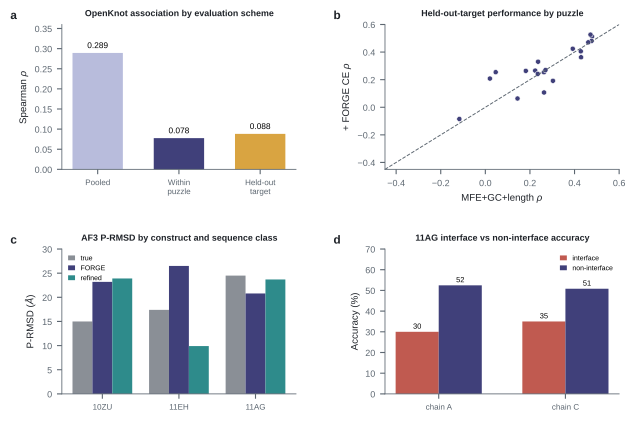

Source code (Python):
"""Nature Communications Fig. 7: design-score and interface audit."""
import json, os, sys
from pathlib import Path
os.environ.setdefault("MPLCONFIGDIR", "/tmp/matplotlib-nc")
import matplotlib
matplotlib.use("Agg")
import matplotlib.pyplot as plt
import numpy as np
import pandas as pd
from matplotlib.patches import Patch

sys.path.insert(0, "/home/glt/rnaxgb/NMI-submission/figures")
import nmi_style as S
from nmi_style import COLORS as COL

S.apply_style()
OUT = Path("/home/glt/rnaxgb/NMI-submission/analysis/out")
FIG = Path("/home/glt/rnaxgb/NC-submission/figures")
O = json.load(open(OUT / "openknot_within.json"))
H = json.load(open(OUT / "openknot_heldout_baseline.json"))
C = json.load(open(OUT / "context_cards.json"))

fig = plt.figure(figsize=(7.2, 4.8))
gs = fig.add_gridspec(2, 2, hspace=0.55, wspace=0.38)

# a: pooled vs within vs held-out
ax = fig.add_subplot(gs[0, 0])
vals = [O["pooled_spearman"], O["within_puzzle_normalized_rank"], O["heldout_target_spearman_mean"]]
labs = ["Pooled", "Within\npuzzle", "Held-out\ntarget"]
bars = ax.bar(range(3), vals, color=[COL["heat_mid"], COL["georna"], COL["dms"]], width=0.62)
for i, v in enumerate(vals):
    ax.text(i, v + 0.012, f"{v:.3f}", ha="center", fontsize=6.0)
ax.set_xticks(range(3)); ax.set_xticklabels(labs, fontsize=5.8)
ax.set_ylabel("Spearman $\\rho$"); ax.set_ylim(0, 0.36)
ax.set_title("OpenKnot association by evaluation scheme", fontsize=6.4)
S.label_panel(ax, "a", x=-0.22, y=1.10)

# b: per-puzzle baseline vs +CE
ax = fig.add_subplot(gs[0, 1])
P = pd.DataFrame(H["per_puzzle"])
ax.scatter(P.baseline_rho, P.plus_ce_rho, s=14, color=COL["georna"], edgecolor="white", linewidth=0.4)
lim = [-0.45, 0.6]
ax.plot(lim, lim, ls="--", lw=0.7, color=COL["neutral"])
ax.set_xlim(lim); ax.set_ylim(lim)
ax.set_xlabel("MFE+GC+length $\\rho$"); ax.set_ylabel("+ FORGE CE $\\rho$")
ax.set_title("Held-out-target performance by puzzle", fontsize=6.4)
S.label_panel(ax, "b", x=-0.22, y=1.10)

# c: AF3 P-RMSD matrix (3 constructs with derived/refined data)
ax = fig.add_subplot(gs[1, 0])
constructs = ["10ZU", "11EH", "11AG"]
true = [15.0, 17.4, 24.5]
forge = [23.2, 26.5, 20.8]
ref = [23.9, 9.9, 23.7]
x = np.arange(len(constructs)); w = 0.26
ax.bar(x - w, true, w, color=COL["baseline"], label="true")
ax.bar(x, forge, w, color=COL["georna"], label="FORGE")
ax.bar(x + w, ref, w, color=COL["ribodiffusion"], label="refined")
ax.set_xticks(x); ax.set_xticklabels(constructs, fontsize=5.8)
ax.set_ylabel("P-RMSD ($\\AA$)"); ax.set_ylim(0, 30)
ax.legend(frameon=False, fontsize=5.0, loc="upper left", handlelength=1.0)
ax.set_title("AF3 P-RMSD by construct and sequence class", fontsize=6.4)
S.label_panel(ax, "c", x=-0.22, y=1.10)

# d: 11AG interface accuracy
ax = fig.add_subplot(gs[1, 1])
x = np.arange(2); w = 0.34
iface = [C["11AG_A"]["interface_acc"], C["11AG_C"]["interface_acc"]]
non = [C["11AG_A"]["noninterface_acc"], C["11AG_C"]["noninterface_acc"]]
ax.bar(x - w/2, np.array(iface)*100, w, color=COL["error"], label="interface")
ax.bar(x + w/2, np.array(non)*100, w, color=COL["georna"], label="non-interface")
for i in range(2):
    ax.text(x[i]-w/2, iface[i]*100+1.5, f"{iface[i]*100:.0f}", ha="center", fontsize=5.4)
    ax.text(x[i]+w/2, non[i]*100+1.5, f"{non[i]*100:.0f}", ha="center", fontsize=5.4)
ax.set_xticks(x); ax.set_xticklabels(["chain A", "chain C"], fontsize=5.8)
ax.set_ylabel("Accuracy (%)"); ax.set_ylim(0, 70)
ax.legend(frameon=False, fontsize=5.0, loc="upper right", handlelength=1.0)
ax.set_title("11AG interface vs non-interface accuracy", fontsize=6.4)
S.label_panel(ax, "d", x=-0.22, y=1.10)

fig.savefig(FIG / "fig7_design_audit.pdf", bbox_inches="tight")
fig.savefig(FIG / "fig7_design_audit.png", dpi=400, bbox_inches="tight")
print("wrote fig7")
